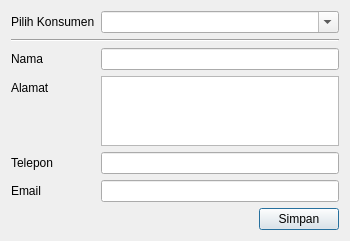
<?xml version="1.0" encoding="UTF-8"?>
<ui version="4.0">
 <class>EditCustomerDialog</class>
 <widget class="QDialog" name="EditCustomerDialog">
  <property name="geometry">
   <rect>
    <x>0</x>
    <y>0</y>
    <width>350</width>
    <height>233</height>
   </rect>
  </property>
  <property name="windowTitle">
   <string>Edit Data Konsumen</string>
  </property>
  <layout class="QFormLayout" name="formLayout">
   <item row="0" column="0">
    <widget class="QLabel" name="label_6">
     <property name="text">
      <string>Pilih Konsumen</string>
     </property>
    </widget>
   </item>
   <item row="0" column="1">
    <widget class="QComboBox" name="comboBox">
     <property name="editable">
      <bool>true</bool>
     </property>
    </widget>
   </item>
   <item row="1" column="0" colspan="2">
    <widget class="Line" name="line">
     <property name="orientation">
      <enum>Qt::Horizontal</enum>
     </property>
    </widget>
   </item>
   <item row="2" column="0">
    <widget class="QLabel" name="label">
     <property name="text">
      <string>Nama</string>
     </property>
    </widget>
   </item>
   <item row="2" column="1">
    <widget class="QLineEdit" name="lineEdit"/>
   </item>
   <item row="3" column="0">
    <widget class="QLabel" name="label_2">
     <property name="text">
      <string>Alamat</string>
     </property>
    </widget>
   </item>
   <item row="3" column="1">
    <widget class="QPlainTextEdit" name="plainTextEdit">
     <property name="maximumSize">
      <size>
       <width>16777215</width>
       <height>71</height>
      </size>
     </property>
     <property name="tabChangesFocus">
      <bool>true</bool>
     </property>
    </widget>
   </item>
   <item row="4" column="0">
    <widget class="QLabel" name="label_3">
     <property name="text">
      <string>Telepon</string>
     </property>
    </widget>
   </item>
   <item row="4" column="1">
    <widget class="QLineEdit" name="lineEdit_2"/>
   </item>
   <item row="5" column="0">
    <widget class="QLabel" name="label_4">
     <property name="text">
      <string>Email</string>
     </property>
    </widget>
   </item>
   <item row="5" column="1">
    <widget class="QLineEdit" name="lineEdit_4"/>
   </item>
   <item row="6" column="1">
    <layout class="QHBoxLayout" name="horizontalLayout">
     <item>
      <spacer name="horizontalSpacer">
       <property name="orientation">
        <enum>Qt::Horizontal</enum>
       </property>
       <property name="sizeHint" stdset="0">
        <size>
         <width>40</width>
         <height>20</height>
        </size>
       </property>
      </spacer>
     </item>
     <item>
      <widget class="QPushButton" name="pushButton">
       <property name="text">
        <string>Simpan</string>
       </property>
      </widget>
     </item>
    </layout>
   </item>
  </layout>
 </widget>
 <resources/>
 <connections/>
</ui>
